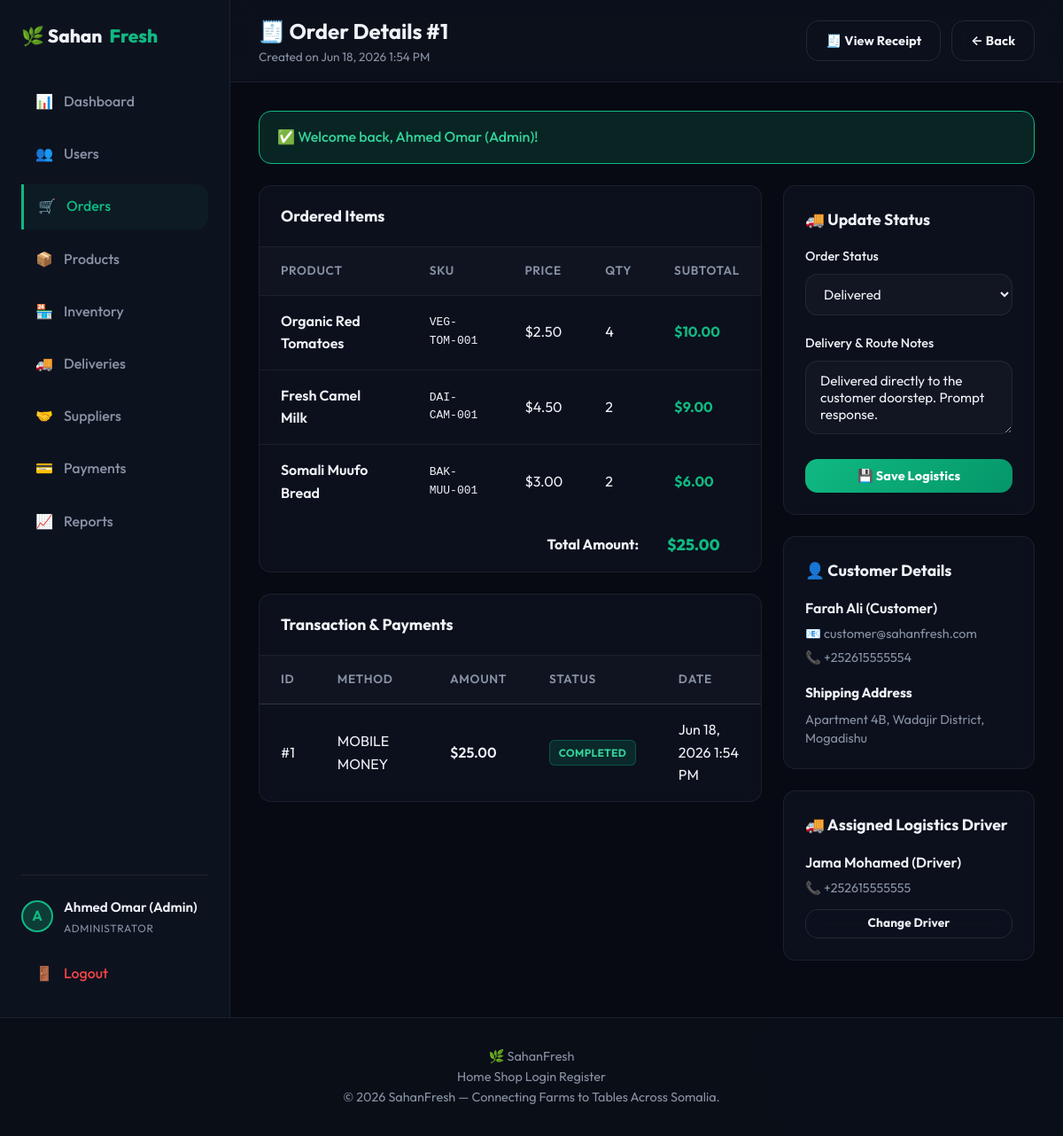
Screenshot of /orders/details.php?id=1 (signed in) with the database file from the repository.
### tables this page shows
CREATE TABLE IF NOT EXISTS `orders` (
  `id` INT AUTO_INCREMENT PRIMARY KEY,
  `customer_id` INT NOT NULL,
  `total_amount` DECIMAL(10,2) NOT NULL DEFAULT 0.00,
  `status` ENUM('pending', 'paid', 'approved', 'assigned', 'out_for_delivery', 'delivered', 'cancelled') DEFAULT 'pending',
  `payment_status` ENUM('pending', 'paid', 'refunded') DEFAULT 'pending',
  `shipping_address` TEXT NOT NULL,
  `driver_id` INT DEFAULT NULL,
  `delivery_notes` TEXT DEFAULT NULL,
  `created_at` TIMESTAMP DEFAULT CURRENT_TIMESTAMP,
  `updated_at` TIMESTAMP DEFAULT CURRENT_TIMESTAMP ON UPDATE CURRENT_TIMESTAMP,
  FOREIGN KEY (`customer_id`) REFERENCES `users` (`id`) ON DELETE CASCADE,
  FOREIGN KEY (`driver_id`) REFERENCES `users` (`id`) ON DELETE SET NULL
);

CREATE TABLE IF NOT EXISTS `order_items` (
  `id` INT AUTO_INCREMENT PRIMARY KEY,
  `order_id` INT NOT NULL,
  `product_id` INT NOT NULL,
  `quantity` INT NOT NULL,
  `price` DECIMAL(10,2) NOT NULL,
  `created_at` TIMESTAMP DEFAULT CURRENT_TIMESTAMP,
  FOREIGN KEY (`order_id`) REFERENCES `orders` (`id`) ON DELETE CASCADE,
  FOREIGN KEY (`product_id`) REFERENCES `products` (`id`) ON DELETE CASCADE
);

CREATE TABLE IF NOT EXISTS `products` (
  `id` INT AUTO_INCREMENT PRIMARY KEY,
  `category_id` INT NOT NULL,
  `supplier_id` INT DEFAULT NULL,
  `name` VARCHAR(150) NOT NULL,
  `description` TEXT DEFAULT NULL,
  `price` DECIMAL(10,2) NOT NULL,
  `sku` VARCHAR(50) NOT NULL UNIQUE,
  `image_url` VARCHAR(255) DEFAULT NULL,
  `created_at` TIMESTAMP DEFAULT CURRENT_TIMESTAMP,
  FOREIGN KEY (`category_id`) REFERENCES `categories` (`id`) ON DELETE CASCADE,
  FOREIGN KEY (`supplier_id`) REFERENCES `users` (`id`) ON DELETE SET NULL
);

CREATE TABLE IF NOT EXISTS `payments` (
  `id` INT AUTO_INCREMENT PRIMARY KEY,
  `order_id` INT NOT NULL,
  `amount` DECIMAL(10,2) NOT NULL,
  `payment_method` ENUM('cash', 'card', 'mobile_money') NOT NULL,
  `transaction_id` VARCHAR(100) DEFAULT NULL,
  `status` ENUM('completed', 'refunded') DEFAULT 'completed',
  `created_at` TIMESTAMP DEFAULT CURRENT_TIMESTAMP,
  FOREIGN KEY (`order_id`) REFERENCES `orders` (`id`) ON DELETE CASCADE
);

CREATE TABLE IF NOT EXISTS `users` (
  `id` INT AUTO_INCREMENT PRIMARY KEY,
  `name` VARCHAR(100) NOT NULL,
  `email` VARCHAR(100) NOT NULL UNIQUE,
  `password` VARCHAR(255) NOT NULL,
  `role` ENUM('admin', 'supplier', 'customer', 'driver') NOT NULL,
  `phone` VARCHAR(20) DEFAULT NULL,
  `address` TEXT DEFAULT NULL,
  `created_at` TIMESTAMP DEFAULT CURRENT_TIMESTAMP,
  `updated_at` TIMESTAMP DEFAULT CURRENT_TIMESTAMP ON UPDATE CURRENT_TIMESTAMP
);

### config/session.php (called while the page is built, shortened)
<?php
function is_logged_in() {
    return isset($_SESSION['user_id']);
}
function get_logged_in_user() {
    return [
        'id' => $_SESSION['user_id'],
        'name' => $_SESSION['user_name'],
        'email' => $_SESSION['user_email'],
        'role' => $_SESSION['user_role'],
        'phone' => isset($_SESSION['user_phone']) ? $_SESSION['user_phone'] : '',
        'address' => isset($_SESSION['user_address']) ? $_SESSION['user_address'] : ''
    ];
}
function get_flash_message($type) {
    if (isset($_SESSION['flash'][$type])) {
        $msg = $_SESSION['flash'][$type];
        return $msg;
    }
    return null;
}
?>

### orders/details.php (the view, shortened to what this page needs)
<?php
require_once __DIR__ . '/../config/database.php';
require_once __DIR__ . '/../config/session.php';
$orderId = (int)($_GET['id'] ?? 0);
$stmt = $conn->prepare("SELECT o.*, u.name as customer_name, u.email as customer_email, u.phone as customer_phone, d.name as driver_name, d.phone as driver_phone
                        FROM orders o
                        JOIN users u ON o.customer_id = u.id
                        LEFT JOIN users d ON o.driver_id = d.id
                        WHERE o.id = ?");
$stmt->execute([$orderId]);
$order = $stmt->fetch(PDO::FETCH_ASSOC);
$itemsStmt = $conn->prepare("SELECT oi.*, p.name as product_name, p.sku FROM order_items oi JOIN products p ON oi.product_id = p.id WHERE oi.order_id = ?");
$itemsStmt->execute([$orderId]);
$items = $itemsStmt->fetchAll(PDO::FETCH_ASSOC);
$paymentsStmt = $conn->prepare("SELECT * FROM payments WHERE order_id = ?");
$paymentsStmt->execute([$orderId]);
$payments = $paymentsStmt->fetchAll(PDO::FETCH_ASSOC);
include __DIR__ . '/../includes/header.php';
?>
<div class="dashboard-layout">
<?php include __DIR__ . '/../includes/sidebar.php'; ?>
<div class="dashboard-main">
<div class="dashboard-header">
    <div class="dashboard-title">
        <h2>🧾 Order Details #<?php echo $orderId; ?></h2>
        <p>Created on <?php echo date('M j, Y g:i A', strtotime($order['created_at'])); ?></p>
    </div>
    <div style="display:flex;gap:.75rem;">
        <a href="<?php echo BASE_URL; ?>orders/receipt.php?id=<?php echo $orderId; ?>" class="btn btn-secondary">🧾 View Receipt</a>
        <a href="<?php echo BASE_URL; ?>orders/index.php" class="btn btn-secondary">← Back</a>
    </div>
</div>
<div class="dashboard-content">
    <?php if ($msg = get_flash_message('success')): ?>
    <div class="alert alert-success">✅ <?php echo htmlspecialchars($msg); ?></div>
    <?php endif; ?>
    <div style="display:grid; grid-template-columns: 2fr 1fr; gap:1.5rem; align-items:start;">
        <div>
            <div class="table-container" style="margin-bottom:1.5rem;">
                <div class="table-header-bar"><div class="table-title">Ordered Items</div></div>
                <table class="admin-table">
                    <thead>
                        <tr>
                            <th>Product</th>
                            <th>SKU</th>
                            <th>Price</th>
                            <th>Qty</th>
                            <th>Subtotal</th>
                        </tr>
                    </thead>
                    <tbody>
                        <?php foreach ($items as $item): ?>
                        <tr>
                            <td style="font-weight:600;"><?php echo htmlspecialchars($item['product_name']); ?></td>
                            <td style="font-family:monospace;"><?php echo htmlspecialchars($item['sku']); ?></td>
                            <td>$<?php echo number_format($item['price'], 2); ?></td>
                            <td><?php echo $item['quantity']; ?></td>
                            <td style="font-weight:700;color:var(--primary);">$<?php echo number_format($item['price'] * $item['quantity'], 2); ?></td>
                        </tr>
                        <?php endforeach; ?>
                    </tbody>
                    <tfoot>
                        <tr>
                            <td colspan="4" style="text-align:right;font-weight:700;padding:1rem;">Total Amount:</td>
                            <td style="font-weight:800;font-size:1.1rem;color:var(--primary);padding:1rem;">$<?php echo number_format($order['total_amount'], 2); ?></td>
                        </tr>
                    </tfoot>
                </table>
            </div>
            <div class="table-container">
                <div class="table-header-bar"><div class="table-title">Transaction & Payments</div></div>
                <table class="admin-table">
                    <thead>
                        <tr>
                            <th>ID</th>
                            <th>Method</th>
                            <th>Amount</th>
                            <th>Status</th>
                            <th>Date</th>
                        </tr>
                    </thead>
                    <tbody>
                        <?php foreach ($payments as $pay): ?>
                        <tr>
                            <td>#<?php echo $pay['id']; ?></td>
                            <td><?php echo strtoupper(str_replace('_', ' ', $pay['payment_method'])); ?></td>
                            <td style="font-weight:600;">$<?php echo number_format($pay['amount'], 2); ?></td>
                            <td><span class="badge badge-<?php echo $pay['status'] === 'completed' ? 'success' : 'danger'; ?>"><?php echo ucfirst($pay['status']); ?></span></td>
                            <td><?php echo date('M j, Y g:i A', strtotime($pay['created_at'])); ?></td>
                        </tr>
                        <?php endforeach; ?>
                    </tbody>
                </table>
            </div>
        </div>
        <div>
            <div class="table-container" style="padding:1.5rem; margin-bottom:1.5rem;">
                <h3 style="font-size:1.1rem; font-weight:700; margin-bottom:1rem;">🚚 Update Status</h3>
                <form method="POST">
                    <div class="form-group">
                        <label class="form-label" for="status">Order Status</label>
                        <select class="form-control" name="status" id="status">
                            <?php
                            $statuses = ['pending', 'paid', 'approved', 'assigned', 'out_for_delivery', 'delivered', 'cancelled'];
                            foreach ($statuses as $st):
                            ?>
                            <option value="<?php echo $st; ?>" <?php echo $order['status'] === $st ? 'selected' : ''; ?>><?php echo ucfirst(str_replace('_', ' ', $st)); ?></option>
                            <?php endforeach; ?>
                        </select>
                    </div>
                    <div class="form-group">
                        <label class="form-label" for="delivery_notes">Delivery & Route Notes</label>
                        <textarea class="form-control" name="delivery_notes" id="delivery_notes" rows="3"><?php echo htmlspecialchars($order['delivery_notes'] ?? ''); ?></textarea>
                    </div>
                    <button type="submit" class="btn btn-primary" style="width:100%;">💾 Save Logistics</button>
                </form>
            </div>
            <div class="table-container" style="padding:1.5rem; margin-bottom:1.5rem;">
                <h3 style="font-size:1.1rem; font-weight:700; margin-bottom:1rem;">👤 Customer Details</h3>
                <p style="font-weight:600; margin-bottom:0.25rem;"><?php echo htmlspecialchars($order['customer_name']); ?></p>
                <p style="font-size:.9rem; color:var(--text-muted); margin-bottom:0.25rem;">📧 <?php echo htmlspecialchars($order['customer_email']); ?></p>
                <p style="font-size:.9rem; color:var(--text-muted); margin-bottom:1rem;">📞 <?php echo htmlspecialchars($order['customer_phone'] ?? 'N/A'); ?></p>
                <h4 style="font-size:0.95rem; font-weight:700; margin-bottom:0.5rem;">Shipping Address</h4>
                <p style="font-size:.9rem; color:var(--text-muted); line-height:1.4;"><?php echo nl2br(htmlspecialchars($order['shipping_address'])); ?></p>
            </div>
            <div class="table-container" style="padding:1.5rem;">
                <h3 style="font-size:1.1rem; font-weight:700; margin-bottom:1rem;">🚚 Assigned Logistics Driver</h3>
                <?php if ($order['driver_id']): ?>
                <p style="font-weight:600; margin-bottom:0.25rem;"><?php echo htmlspecialchars($order['driver_name']); ?></p>
                <p style="font-size:.9rem; color:var(--text-muted);">📞 <?php echo htmlspecialchars($order['driver_phone'] ?? 'N/A'); ?></p>
                <?php if ($user['role'] === 'admin'): ?>
                <a href="<?php echo BASE_URL; ?>orders/assign_driver.php?id=<?php echo $orderId; ?>" class="btn btn-secondary" style="font-size:.85rem; padding:.3rem .8rem; margin-top:.75rem; width:100%; text-align:center;">Change Driver</a>
                <?php endif; ?>
                <?php endif; ?>
            </div>
        </div>
    </div>
</div>
</div>
</div>
<?php include __DIR__ . '/../includes/footer.php'; ?>

### assets/css/style.css (style rules this page uses)
:root { --bg-main: #07090f; --bg-card: rgba(13, 18, 32, 0.8); --bg-header: rgba(7, 9, 15, 0.7); --border-color: rgba(255, 255, 255, 0.07); --primary: #10b981; --primary-hover: #059669; --primary-glow: rgba(16, 185, 129, 0.25); --accent: #6366f1; --accent-glow: rgba(99, 102, 241, 0.2); --danger: #ef4444; --warning: #f59e0b; --info: #0ea5e9; --text-main: #f0f2f7; --text-muted: #8892a4; --text-dark: #111827; --font-sans: 'Outfit', -apple-system, BlinkMacSystemFont, "Segoe UI", Roboto, sans-serif; --transition: all 0.3s cubic-bezier(0.4, 0, 0.2, 1); --radius: 14px; --radius-sm: 8px; }
* { margin: 0; padding: 0; box-sizing: border-box; }
body { font-family: var(--font-sans); background-color: var(--bg-main); color: var(--text-main); line-height: 1.6; min-height: 100vh; display: flex; flex-direction: column; overflow-x: hidden; }
body::before { content: ''; position: fixed; top: -20%; left: -15%; width: 55%; height: 55%; background: radial-gradient(circle, rgba(16, 185, 129, 0.04) 0%, transparent 70%); z-index: -1; pointer-events: none; }
body::after { content: ''; position: fixed; bottom: -20%; right: -15%; width: 55%; height: 55%; background: radial-gradient(circle, rgba(99, 102, 241, 0.04) 0%, transparent 70%); z-index: -1; pointer-events: none; }
a { color: inherit; text-decoration: none; transition: var(--transition); }
.btn { display: inline-flex; align-items: center; justify-content: center; padding: 0.65rem 1.3rem; font-weight: 700; border-radius: var(--radius); transition: var(--transition); cursor: pointer; font-size: 0.9rem; border: none; gap: 0.5rem; letter-spacing: .01em; font-family: var(--font-sans); }
.btn-primary { background: linear-gradient(135deg, var(--primary), #059669); color: #fff; box-shadow: 0 0 0 rgba(16,185,129,0); }
.btn-secondary { background-color: transparent; border: 1px solid rgba(255,255,255,.1); color: var(--text-main); backdrop-filter: blur(8px); }
.form-group { margin-bottom: 1.25rem; }
.form-label { display: block; font-size: 0.9rem; font-weight: 500; margin-bottom: 0.5rem; color: var(--text-main); }
.form-control { width: 100%; padding: 0.75rem 1rem; background-color: rgba(255, 255, 255, 0.03); border: 1px solid var(--border-color); border-radius: var(--radius); color: var(--text-main); font-family: inherit; font-size: 0.95rem; transition: var(--transition); }
.alert { padding: 1rem 1.25rem; border-radius: var(--radius); margin-bottom: 1.5rem; font-weight: 500; display: flex; align-items: center; gap: 0.75rem; }
.alert-success { background-color: rgba(16, 185, 129, 0.15); border: 1px solid var(--primary); color: #34d399; }

### assets/css/admin.css (style rules this page uses)
.dashboard-layout { display: flex; min-height: 100vh; width: 100%; }
.dashboard-main { flex-grow: 1; display: flex; flex-direction: column; background-color: #070a13; overflow-y: auto; }
.dashboard-header { background-color: rgba(13, 18, 31, 0.8); backdrop-filter: blur(12px); border-bottom: 1px solid var(--border-color); padding: 1rem 2rem; display: flex; justify-content: space-between; align-items: center; position: sticky; top: 0; z-index: 90; }
.dashboard-title h2 { font-size: 1.5rem; font-weight: 700; }
.dashboard-title p { font-size: 0.85rem; color: var(--text-muted); }
.dashboard-content { padding: 2rem; max-width: 1400px; width: 100%; margin: 0 auto; }
.table-container { background: var(--bg-card); border: 1px solid var(--border-color); border-radius: var(--radius); overflow: hidden; margin-bottom: 2rem; backdrop-filter: blur(8px); }
.table-header-bar { padding: 1.25rem 1.5rem; border-bottom: 1px solid var(--border-color); display: flex; justify-content: space-between; align-items: center; flex-wrap: wrap; gap: 1rem; }
.table-title { font-size: 1.1rem; font-weight: 700; }
.admin-table { width: 100%; border-collapse: collapse; text-align: left; }
.admin-table th, .admin-table td { padding: 1rem 1.5rem; border-bottom: 1px solid var(--border-color); }
.admin-table th { background-color: rgba(255, 255, 255, 0.02); color: var(--text-muted); font-size: 0.85rem; font-weight: 600; text-transform: uppercase; letter-spacing: 0.05em; }
.admin-table tr:last-child td { border-bottom: none; }
.badge { display: inline-flex; align-items: center; padding: 0.25rem 0.6rem; font-size: 0.75rem; font-weight: 700; border-radius: 6px; text-transform: uppercase; letter-spacing: 0.03em; }
.badge-success { background-color: rgba(16, 185, 129, 0.15); color: #34d399; border: 1px solid rgba(16, 185, 129, 0.3); }

### rows the page displays
orders: created_at "Jun 18, 2026 1:54 PM", total_amount "25.00", status "Delivered", delivery_notes "Delivered directly to the customer doorstep. Prompt response.", customer.name "Farah Ali (Customer)", customer.email "customer@sahanfresh.com", customer.phone "+252615555554", shipping_address "Apartment 4B, Wadajir District, Mogadishu", driver.name "Jama Mohamed (Driver)", driver.phone "+252615555555"
order_items: product.name "Organic Red Tomatoes", product.sku "VEG-TOM-001", price "2.50", quantity "4", $item['price'] * $item['quantity'] "10.00"
order_items: product.name "Fresh Camel Milk", product.sku "DAI-CAM-001", price "4.50", quantity "2", $item['price'] * $item['quantity'] "9.00"
order_items: product.name "Somali Muufo Bread", product.sku "BAK-MUU-001", price "3.00", quantity "2", $item['price'] * $item['quantity'] "6.00"
payments: id "1", payment_method "MOBILE MONEY", amount "25.00", status "COMPLETED", created_at "Jun 18, 2026 1:54 PM"

### other values shown
$item['icon'] "📊"
$item['label'] "Dashboard"
$item['icon'] "👥"
$item['label'] "Users"
$item['icon'] "🛒"
$item['label'] "Orders"
$item['icon'] "📦"
$item['label'] "Products"
$item['icon'] "🏪"
$item['label'] "Inventory"
$item['icon'] "🚚"
$item['label'] "Deliveries"
$item['icon'] "🤝"
$item['label'] "Suppliers"
$item['icon'] "💳"
